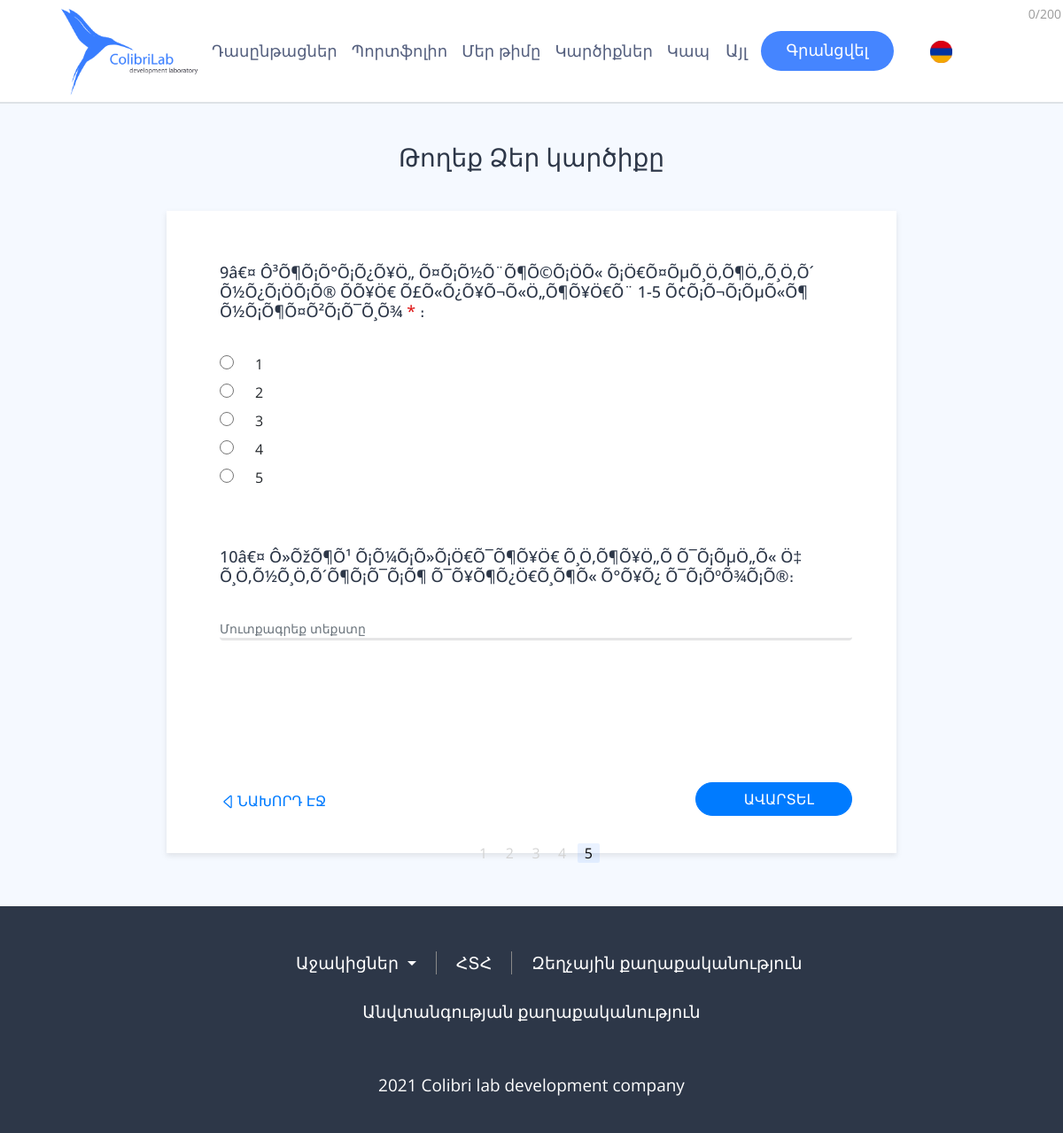
Screenshot of /yes4.php with the database file from the repository.
### tables this page shows
CREATE TABLE `questions_yes` (
  `id` int(4) NOT NULL,
  `question` varchar(300) DEFAULT NULL,
  `checked` varchar(15) DEFAULT NULL
);

CREATE TABLE `answers` (
  `id` int(4) NOT NULL,
  `patasxan` varchar(150) DEFAULT NULL,
  `type` varchar(30) DEFAULT NULL,
  `harc_id` int(4) DEFAULT NULL
);

### admin/model.php (called while the page is built, shortened)
<?php
   class model {
       private $conn;
       public function  __construct(){
           $this->conn=mysqli_connect('localhost', 'root', '123456', 'colibrilab');
       }
       public function get ($table, $id=null){
        if (!$id) {
            $query="select * from $table ";
            $res=mysqli_query($this->conn,$query);
            if(mysqli_num_rows($res)>0){
                return mysqli_fetch_all($res, MYSQLI_ASSOC);
            }
           return null;
        }
         return null;
    }
    public function get_answer($harc_id){
        $query="select * from answers where harc_id='$harc_id'";
        $res = mysqli_query($this->conn, $query);
        return mysqli_fetch_all($res, MYSQLI_ASSOC);
    }
}
?>

### yes4.php (the view, shortened to what this page needs)
<?php
include_once ('./meta.php');
include_once ('./meta.php');
include("./admin/model.php");
$model = new model;
$m=$model->get('questions_yes');
?>
<link rel="stylesheet" href="./css/yes4.css">
<?php
include_once ('./header.php');
?>
    <div class="all">
        <h3 class="h3">Թողեք Ձեր կարծիքը</h3>
            <div class="page">
                <?php
                        if ($m[8]['checked']=="on") {
                            echo "<h5 class='subtitle subtitle1'  style='position: relative; display: block;'>".$m[8]['question']."<span> *</span> ։<span class='error1'>Պարտադիր է լրացման</span></h5>";
                        }else{
                            echo "<h5 class='subtitle subtitle1'  style='position: relative; display: block;'>".$m[8]['question']."։</h5>";
                        }
                    ?>
                <?php
                            $id=$m[8]['id'];
                            $answer = $model->get_answer($id);
                        foreach ($answer as  $val) {
                            if ($val['type']=='input') {
                                echo "<input type=".$val['type']." placeholder='Մուտքագրեք տեքստը' class='arr form-control shadow-none' style='border:none;border-bottom: 3px solid #E5E5E6;' id=".$val['id']." name='inp'>";
                            }
                            else{
                                if ($val['type']=='radio') {
                                   echo "<p><input type=".$val['type']." class='radio' id=".$val['id']." name='inp'><label for=".$val['id']."><span class=span>".$val['patasxan']."</span></label></p>";
                                }else{
                                    echo "<p><input type=".$val['type']." class='checkbox' id=".$val['id']." name='inp'><label for=".$val['id']."><span class=span>".$val['patasxan']."</span></label></p>";
                                }
                            }
                        }
                        ?>
                <?php
                        if ($m[9]['checked']=="on") {
                            echo "<h5 class='subtitle subtitle2'  style='margin-top: 67px; position: relative; display: block;'>".$m[9]['question']."<span> *</span> ։<span class='error2'>Պարտադիր է լրացման</span></h5>";
                        }else{
                            echo "<h5 class='subtitle subtitle2'  style='margin-top: 67px; position: relative; display: block;'>".$m[9]['question']."։</h5>";
                        }
                    ?>
               <?php
                            $id=$m[9]['id'];
                            $answer = $model->get_answer($id);
                        foreach ($answer as  $val) {
                            if ($val['type']=='input') {
                                echo "<div><input  type=".$val['type']." placeholder='Մուտքագրեք տեքստը' class='arr form-control shadow-none' style='margin-bottom: 160px; border:none;border-bottom: 3px solid #E5E5E6;' id=".$val['id']." name='inp'><span class='count' id='count1'><span>0</span>/200</span></div>";
                            }
                        }
                        ?>
                <div class="next"><button class="btn btn-primary go "> <a class="a" >ԱՎԱՐՏԵԼ</a></button></div>
                <div class="previous" style="position: relative;" ><a style="position: absolute; left: 0; top: -29px; text-decoration: none;" href="./yes3.php" ><svg style="margin-bottom: 3px; " xmlns="http://www.w3.org/2000/svg" width="20" height="20" fill="currentColor" class="bi bi-caret-left" viewBox="0 0 16 16">
                    <path d="M10 12.796V3.204L4.519 8 10 12.796zm-.659.753-5.48-4.796a1 1 0 0 1 0-1.506l5.48-4.796A1 1 0 0 1 11 3.204v9.592a1 1 0 0 1-1.659.753z"/>
                  </svg>ՆԱԽՈՐԴ ԷՋ</div></a>
                <div class="numbers">
                    <span>1</span>
                    <span>2</span>
                    <span>3</span>
                    <span>4</span>
                    <span class="span1">5</span>
                </div>
        </div>
    </div>
<?php
    include_once("./footer.php");
?>
</body>
</html>

### css/yes4.css (style rules this page uses)
body { overflow-x: hidden; }
p { font-family: 'Open Sans', sans-serif; }
span { font-family: 'Open Sans', sans-serif; }
h3 { font-family: 'Open Sans', sans-serif; }
h5 { font-family: 'Open Sans', sans-serif; }
a { font-family: 'Open Sans', sans-serif; }
.all { width: 100%; height: 100%; background: #F5F9FF 0% 0% no-repeat padding-box; padding-bottom: 60px; }
.h3 { text-align: center; font-size: 32px; color: #2D3748; padding: 44px 0; margin-bottom: 0 !important; }
.page { padding-top: 59px; padding-bottom: 36px; padding-left: 60px; height: 725px !important; max-width: 824px; background: #FFFFFF 0% 0% no-repeat padding-box; box-shadow: 0px 3px 6px #70707029; margin: 0 auto; padding-right: 50px; }
.subtitle { font-size: 18px; color: #2D3748; margin-bottom: 37px; position: relative; }
.subtitle>span { color: #DF1717; }
.span { margin-left: 24px; font-size: 16px ; }
.page>p { margin-bottom: 8px; }
.next { text-align: right; margin-top: 54px; }
.next>button { border-radius: 90px !important; margin-bottom: 0px; }
.numbers { text-align: center; margin-top: 30px; }
.numbers>span { padding-right: 8px; padding-left: 8px; color: #D3D3D3; }
.span1 { color: black !important; background: #387DFF1A 0% 0% no-repeat padding-box; border-radius: 2px; }
p>input { height: 16px; width: 16px; }
.arr { max-height: 25px; min-height: 25px; border: none !important; margin-top: 10px; font-size: 15px; border-bottom: 3px solid #E5E5E6 !important; padding-top: 0; padding-bottom: 0; padding-left: 0 !important; }
.count { position: absolute; right: 2px; top: 5px; font-size: 14px; color: #707070; opacity: 0.7; }
.a { text-decoration: none; color: #FFFFFF; padding-left: 42px; padding-right: 30px; }
label { margin-bottom:0 !important; }

### css/header.css (style rules this page uses)
body { overflow-x: hidden; }
p { font-family: 'Open Sans', sans-serif; }
span { font-family: 'Open Sans', sans-serif; }
h3 { font-family: 'Open Sans', sans-serif; }
h5 { font-family: 'Open Sans', sans-serif; }
a { font-family: 'Open Sans', sans-serif; }
.span { font-family: 'Open Sans', sans-serif; }

### yes4.php (style rules this page uses)
label { margin-bottom:0 !important; }

### rows the page displays
questions_yes: question "9â€¤ Ô³Õ¶Õ¡Õ°Õ¡Õ¿Õ¥Ö„ Õ¤Õ¡Õ½Õ¨Õ¶Õ©Õ¡ÖÕ« Õ¡Ö€Õ¤ÕµÕ¸Ö‚Õ¶Ö„Õ¸Ö‚Õ´ Õ½Õ¿Õ¡ÖÕ¡Õ® ÕÕ¥Ö€ Õ£Õ«Õ¿Õ¥Õ¬Õ«Ö„Õ¶Õ¥Ö€Õ¨ 1-5 Õ¢Õ¡Õ¬Õ¡ÕµÕ«Õ¶ Õ½Õ¡Õ¶Õ¤Õ²Õ¡Õ¯Õ¸Õ¾"
answers: patasxan "1"
answers: patasxan "2"
answers: patasxan "3"
answers: patasxan "4"
answers: patasxan "5"
questions_yes: question "10â€¤ Ô»ÕžÕ¶Õ¹ Õ¡Õ¼Õ¡Õ»Õ¡Ö€Õ¯Õ¶Õ¥Ö€ Õ¸Ö‚Õ¶Õ¥Ö„Õ Õ¯Õ¡ÕµÖ„Õ« Ö‡ Õ¸Ö‚Õ½Õ¸Ö‚Õ´Õ¶Õ¡Õ¯Õ¡Õ¶ Õ¯Õ¥Õ¶Õ¿Ö€Õ¸Õ¶Õ« Õ°Õ¥Õ¿ Õ¯Õ¡ÕºÕ¾Õ¡Õ®"
